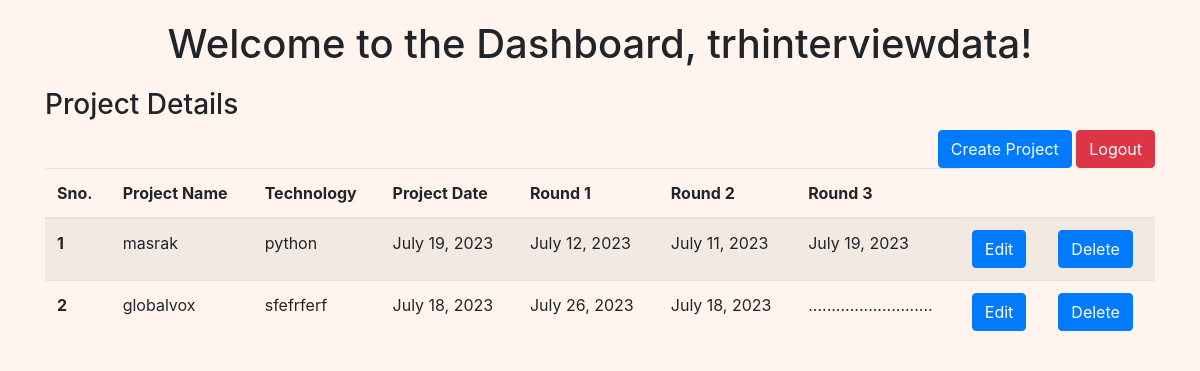
Before: /dashboard/ (signed in) with the older database file.
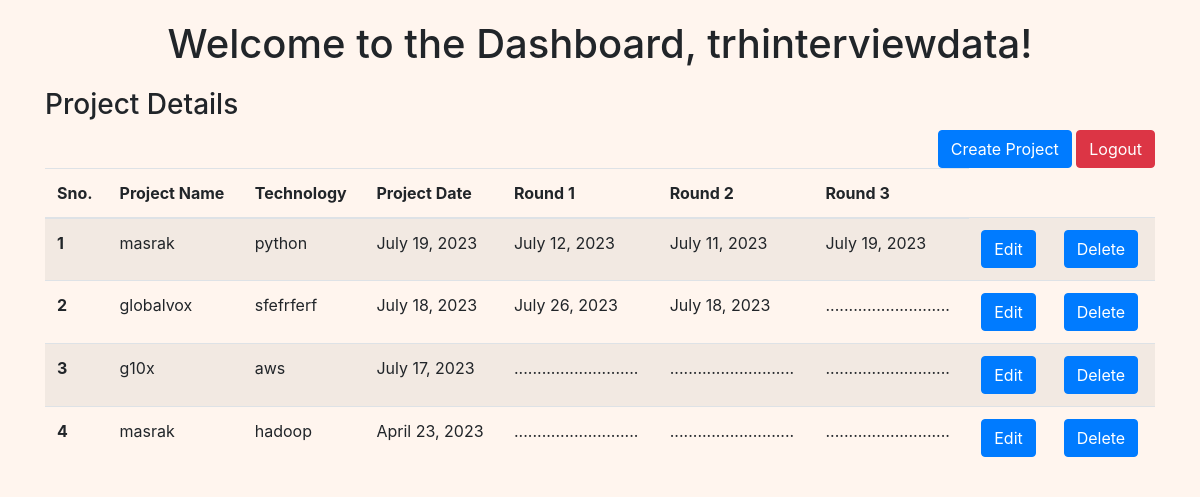
After: the same page with the newer database file.
### app/models.py (models this page shows, shortened)
class Project(models.Model):
    project_name = models.CharField(max_length=256)
    date = models.DateField(default='',blank=True)
    technology = models.CharField(max_length=256, blank=True)
    resume_shared = models.BooleanField(default=False)
    edited_by = models.ForeignKey(BDE_User,on_delete=models.SET_NULL,null=True)

class Round1(models.Model):
    project = models.ForeignKey(Project, on_delete=models.CASCADE)
    date = models.DateField(blank=True,null=True,default=None)
    screenshot_shared = models.ImageField(upload_to='screenshots/', blank=True, null=True)
    our_review = models.TextField(default='')
    client_review = models.TextField(default='')
    edited_by = models.ForeignKey(BDE_User,on_delete=models.SET_NULL,null=True)

class Round2(models.Model):
    project = models.ForeignKey(Project, on_delete=models.CASCADE)
    date = models.DateField(blank=True,null=True,default=None)
    screenshot_shared = models.ImageField(upload_to='screenshots/', blank=True, null=True)
    our_review = models.TextField(default='')
    client_review = models.TextField(default='')
    edited_by = models.ForeignKey(BDE_User,on_delete=models.SET_NULL,null=True)

class Round3(models.Model):
    project = models.ForeignKey(Project, on_delete=models.CASCADE)
    date = models.DateField(blank=True,null=True,default=None)
    screenshot_shared = models.ImageField(upload_to='screenshots/', blank=True, null=True)
    our_review = models.TextField(default='')
    client_review = models.TextField(default='')
    edited_by = models.ForeignKey(BDE_User,on_delete=models.SET_NULL,null=True)

### app/middlewares.py (the view)
    def middleware(request):
        returnUrl = ''
        if not request.session.get('user'):
            return redirect('login')
        response = get_response(request)
        return response

### app/templates/dashboard.html (shortened to what this page needs)
<!DOCTYPE html>
{% load static %}
<html>
<head>
    <link rel="stylesheet" href="https://stackpath.bootstrapcdn.com/bootstrap/4.5.2/css/bootstrap.min.css">
</head>
<body bgcolour ="cyan">
    <div class="dashboard-container">
        <h1 class="dashboard-title">Welcome to the Dashboard, {{ request.session.user }}! </h1>
    </div>
    <div class="container">
        <h3 class="inline" >Project Details</h3>
        <div class="float-right">
            <a  class="btn btn-primary" href="{% url 'project'  %}" >Create Project</a>
            <a class="btn btn-danger" href="{% url 'login' %}">Logout<a/>
        </div>
        <table class="table table-striped">
            <thead>
                <tr>
                    <th scope="col">Sno.</th>
                    <th scope="col">Project Name</th>
                    <th scope="col">Technology</th>
                    <th scope="col">Project Date</th>
                    <th scope="col">Round 1  </th>
                    <th scope="col">Round 2  </th>
                    <th scope="col">Round 3  </th>
                </tr>
            </thead>
            <tbody>
                {% for data in all_data %}
                <tr>
                    <th scope="row">{{forloop.counter}}</th>
                    <td>{{ data.project_name }}</td>
                    <td>{{ data.technology }}</td>
                    <td>{{ data.project_date }}</td>
                    <td>{{ data.round1_date|default:'...........................' }}</td>
                    <td>{{ data.round2_date|default:'...........................'}}</td>
                    <td>{{ data.round3_date|default:'...........................'}}</td>
                    <td>
                        <a class="btn btn-primary" href="{% url 'edit_project' data.project_id %}">Edit</a>
                    </td>
                    <td>
                            <a class="btn btn-primary" value="Delete" onclick="return confirm('Are you sure you want to delete this project?')" href="{% url 'delete' data.project_id %}">Delete</a>
                    </td>
                </tr>
                {% endfor %}
            </tbody>
        </table>
    </div>
</body>
</html>

### app/templates/dashboard.html (style rules this page uses)
body { padding: 20px; background-color:seashell; }
.table { margin-top: 20px; }
h1 { margin-bottom: 20px; text-align: center; }

Changed rows visible on the page:
added Project: project_name "g10x", technology "aws", project_date "July 17, 2023"
added Project: project_name "masrak", technology "hadoop", project_date "April 23, 2023"
Other visible differences:
new list line: "3 ........................... ........................... ........................... Edit Delete"
new list line: "4 ........................... ........................... ........................... Edit Delete"
